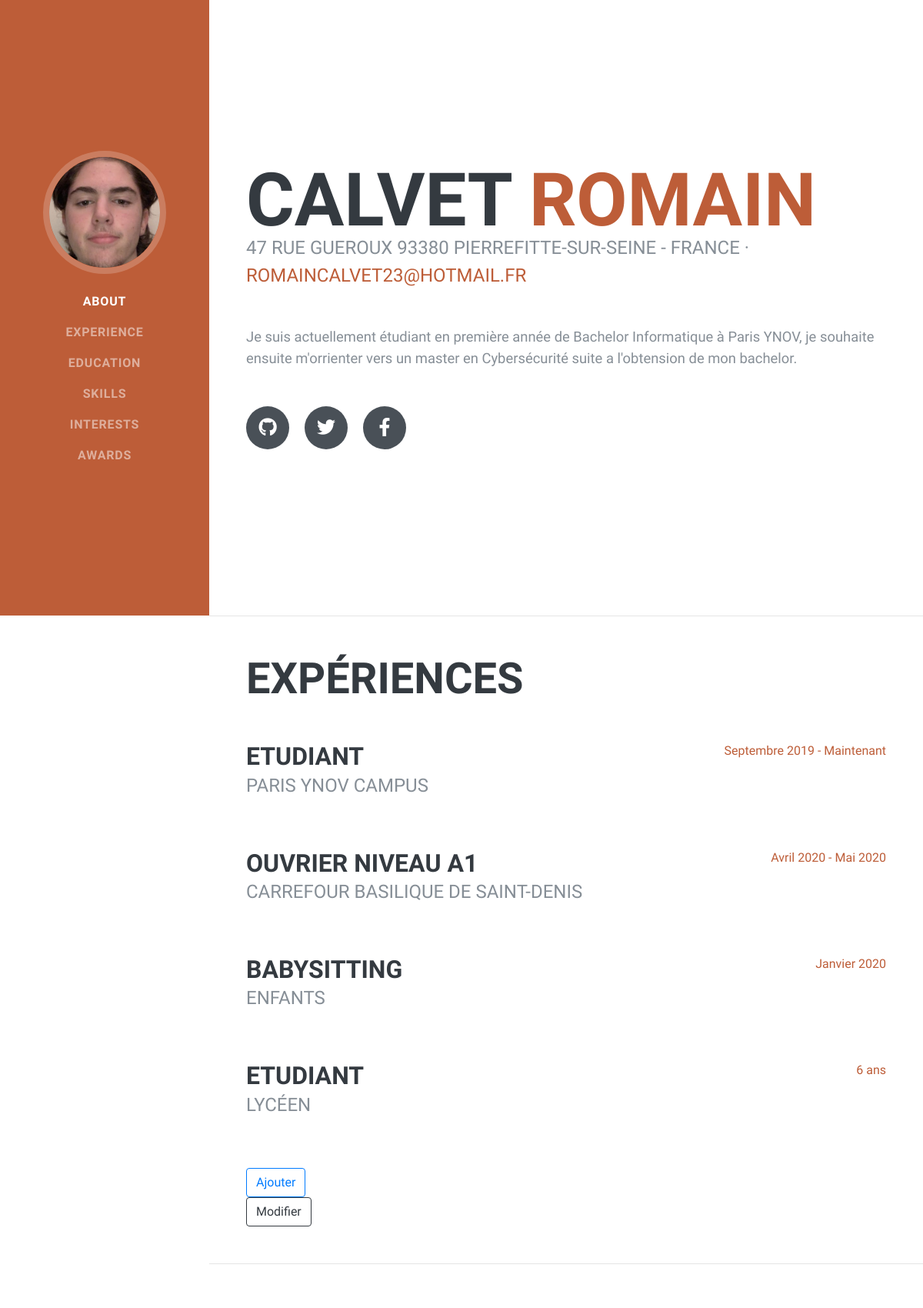
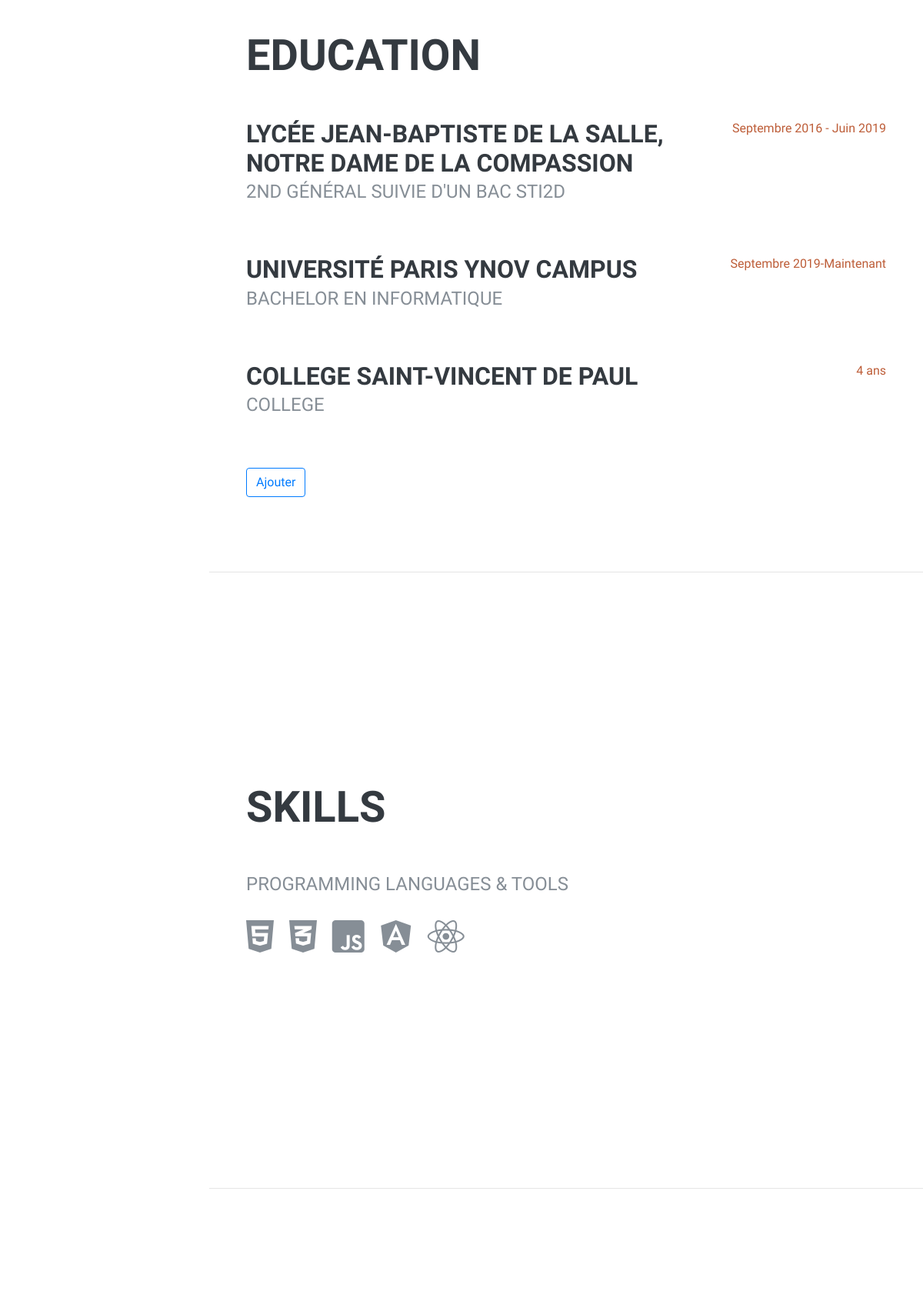
The app's page /monsite/index.php (upper part) with its own data (2 pictures, top to bottom).
### tables this page shows
CREATE TABLE `education` (
  `ID_Education` int(100) NOT NULL,
  `Ecole` varchar(1024) NOT NULL,
  `Cursus` varchar(1024) NOT NULL,
  `duree` varchar(1024) NOT NULL
);

### monsite/index.php (the view, shortened to what this page needs)
<?php
$bdd = new PDO ("mysql:host=localhost;dbname=monsite", "root", "");
?>
<!DOCTYPE html>
<html lang="en">
<head>
  <link href="vendor/bootstrap/css/bootstrap.min.css" rel="stylesheet">
  <link href="vendor/fontawesome-free/css/all.min.css" rel="stylesheet">
  <link href="css/resume.min.css" rel="stylesheet">
</head>
<body id="page-top">
  <nav class="navbar navbar-expand-lg navbar-dark bg-primary fixed-top" id="sideNav">
    <a class="navbar-brand js-scroll-trigger" href="#page-top">
      <span class="d-none d-lg-block">
        <img class="img-fluid img-profile rounded-circle mx-auto mb-2" src="img/moi.jpg" alt="">
      </span>
    </a>
    <div class="collapse navbar-collapse" id="navbarSupportedContent">
      <ul class="navbar-nav">
        <li class="nav-item">
          <a class="nav-link js-scroll-trigger" href="#about">About</a>
        </li>
        <li class="nav-item">
          <a class="nav-link js-scroll-trigger" href="#experience">Experience</a>
        </li>
        <li class="nav-item">
          <a class="nav-link js-scroll-trigger" href="#education">Education</a>
        </li>
        <li class="nav-item">
          <a class="nav-link js-scroll-trigger" href="#skills">Skills</a>
        </li>
        <li class="nav-item">
          <a class="nav-link js-scroll-trigger" href="#interests">Interests</a>
        </li>
        <li class="nav-item">
          <a class="nav-link js-scroll-trigger" href="#awards">Awards</a>
        </li>
      </ul>
    </div>
  </nav>
  <div class="container-fluid p-0">
    <section class="resume-section p-3 p-lg-5 d-flex align-items-center" id="about">
      <div class="w-100">
        <h1 class="mb-0">Calvet
          <span class="text-primary">Romain</span>
        </h1>
        <div class="subheading mb-5">47 Rue Gueroux 93380 Pierrefitte-sur-Seine - France   ·
          <a href="mailto:name@email.com">romaincalvet23@hotmail.fr</a>
        </div>
        <p class="lead mb-5">Je suis actuellement étudiant en première année de Bachelor Informatique à Paris YNOV, je souhaite ensuite m'orrienter vers un master en Cybersécurité suite a l'obtension de mon bachelor.</p>
        <div class="social-icons">
          <a href="https://github.com/Calvet2311">
            <i class="fab fa-github"></i>
          </a>
          <a href="https://twitter.com/romaincalvet">
            <i class="fab fa-twitter" ></i>
          </a>
          <a href="https://www.facebook.com/romain.clvet/">
            <i class="fab fa-facebook-f"></i>
          </a>
        </div>
      </div>
    </section>
    <hr class="m-0">
    <section class="resume-section p-3 p-lg-5 d-flex justify-content-center" id="experience">
      <div class="w-100">
        <h2 class="mb-5">Expériences</h2>
<?php
$choix = $bdd->query('SELECT * FROM expérience');
while ($data = $choix->fetch()){
?>
        <div class="resume-item d-flex flex-column flex-md-row justify-content-between mb-5">
          <div class="resume-content">
            <h3 class="mb-0"><?php echo $data['Emploi']; ?></h3>
            <div class="subheading mb-3"><?php echo $data['detail']; ?></div>
          </div>
          <div class="resume-date text-md-right">
            <span class="text-primary"><?php echo $data['duree']; ?></span>
          </div>
        </div>
<?php } ?>
<div > <a href="add.php"> <button  type="button" class="btn btn-outline-primary">Ajouter</button></a></div>
<div> <a href="modifier.php"> <button type="button" class="btn btn-outline-dark">Modifier</button></a></div>
    </section>
    <hr class="m-0">
    <section class="resume-section p-3 p-lg-5 d-flex align-items-center" id="education">
      <div class="w-100">
        <h2 class="mb-5">Education</h2>
<?php
$exp = $bdd->query('SELECT * FROM education');
while ($data = $exp->fetch()){
?>
        <div class="resume-item d-flex flex-column flex-md-row justify-content-between mb-5">
          <div class="resume-content">
            <h3 class="mb-0"><?php echo $data['Ecole']; ?></h3>
            <div class="subheading mb-3"><?php echo $data['Cursus']; ?></div>
          </div>
          <div class="resume-date text-md-right">
            <span class="text-primary"><?php echo $data['duree']; ?></span>
          </div>
        </div>
<?php } ?>
<div > <a href="education.php"> <button  type="button" class="btn btn-outline-primary">Ajouter</button></a></div>
      </div>
    </section>
    <hr class="m-0">
    <section class="resume-section p-3 p-lg-5 d-flex align-items-center" id="skills">
      <div class="w-100">
        <h2 class="mb-5">Skills</h2>
        <div class="subheading mb-3">Programming Languages &amp; Tools</div>
        <ul class="list-inline dev-icons">
          <li class="list-inline-item">
            <i class="fab fa-html5"></i>
          </li>
          <li class="list-inline-item">
            <i class="fab fa-css3-alt"></i>
          </li>
          <li class="list-inline-item">
            <i class="fab fa-js-square"></i>
          </li>
          <li class="list-inline-item">
            <i class="fab fa-angular"></i>
          </li>
          <li class="list-inline-item">
            <i class="fab fa-react"></i>
          </li>
        </ul>
      </div>
    </section>
    <hr class="m-0">
    <section class="resume-section p-3 p-lg-5 d-flex align-items-center" id="interests">
    </section>
  </div>
</body>
</html>

### records on screen
expérience: Emploi "ETUDIANT", detail "PARIS YNOV CAMPUS", duree "Septembre 2019 - Maintenant"
expérience: Emploi "OUVRIER NIVEAU A1", detail "CARREFOUR BASILIQUE DE SAINT-DENIS", duree "Avril 2020 - Mai 2020"
expérience: Emploi "BABYSITTING", detail "ENFANTS", duree "Janvier 2020"
expérience: Emploi "ETUDIANT", detail "LYCÉEN", duree "6 ans"
education: Ecole "LYCÉE JEAN-BAPTISTE DE LA SALLE, NOTRE DAME DE LA COMPASSION", Cursus "2ND GÉNÉRAL SUIVIE D'UN BAC STI2D", duree "Septembre 2016 - Juin 2019"
education: Ecole "UNIVERSITÉ PARIS YNOV CAMPUS", Cursus "BACHELOR EN INFORMATIQUE", duree "Septembre 2019-Maintenant"
education: Ecole "COLLEGE SAINT-VINCENT DE PAUL", Cursus "COLLEGE", duree "4 ans"
